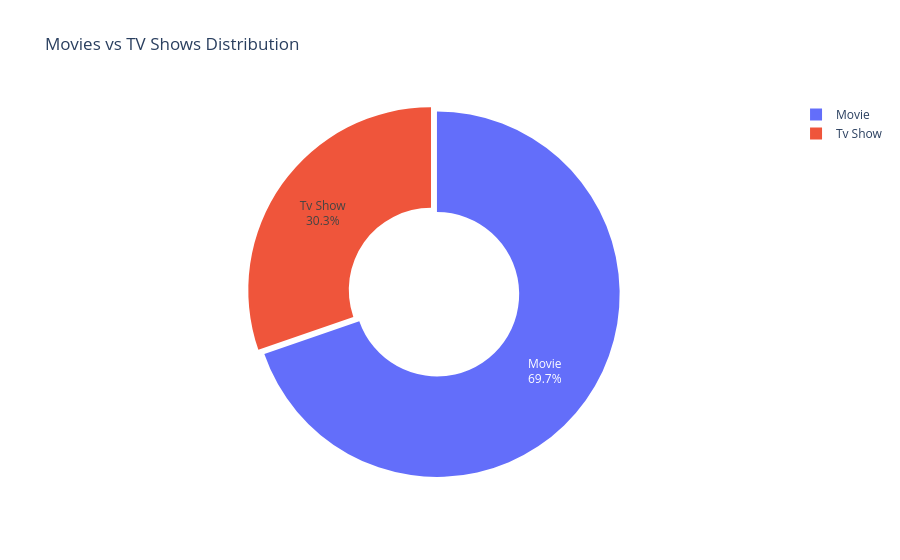

The cell this chart's notebook holds for it:
### Code cell
type_counts = business_df['type'].value_counts().reset_index()
type_counts.columns = ['Content Type', 'Count']

fig = px.pie(
    type_counts,
    names='Content Type',
    values='Count',
    title='Movies vs TV Shows Distribution',
    hole=0.45
)

fig.update_traces(
    textinfo='label+percent',
    pull=[0.04, 0]
)

fig.show()

### Figure 1 — Plotly figure (JSON) as saved in the notebook; plotly's stock layout.template omitted (floating-point values rounded to 4 significant figures)
{"data": [{"domain": {"x": [0, 1], "y": [0, 1]}, "hole": 0.45, "hovertemplate": "Content Type=%{label}<br>Count=%{value}<extra></extra>", "labels": ["Movie", "Tv Show"], "legendgroup": "", "name": "", "pull": [0.04, 0], "showlegend": true, "textinfo": "label+percent", "type": "pie", "values": [6126, 2664]}], "layout": {"legend": {"tracegroupgap": 0}, "title": {"text": "Movies vs TV Shows Distribution"}}}
